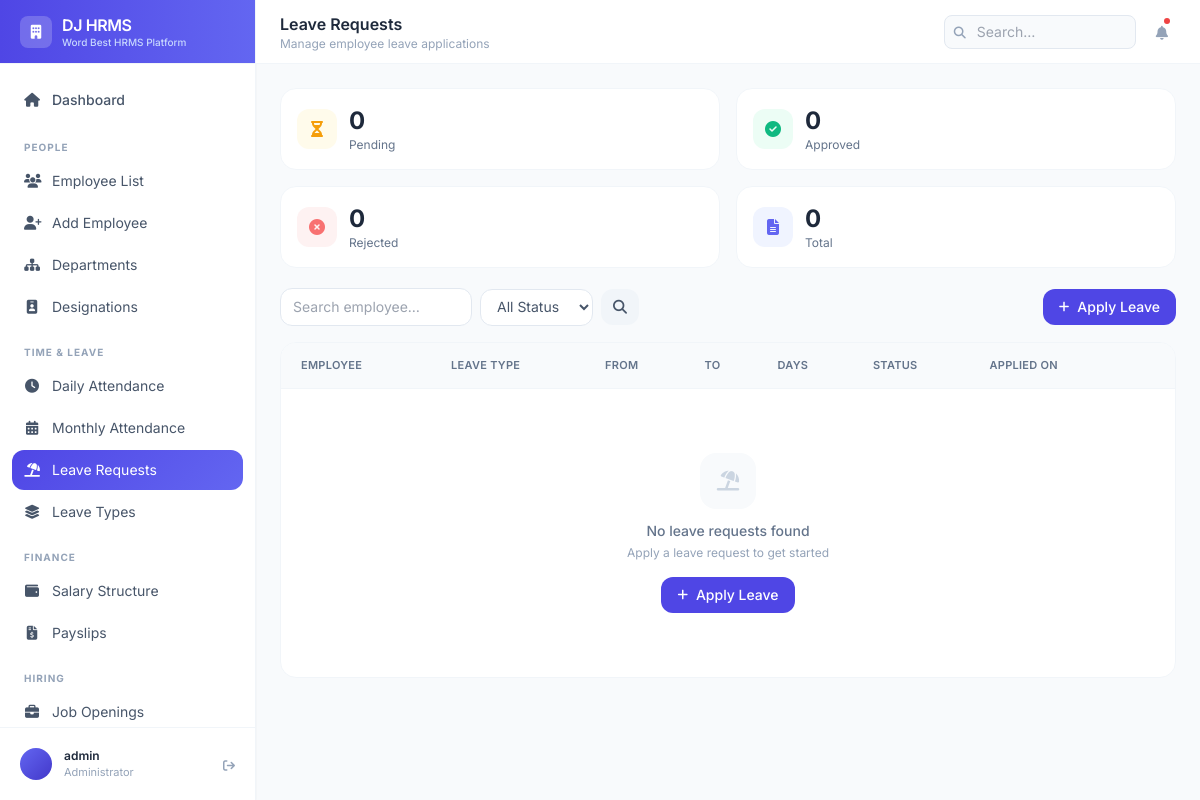
/leaves/ (signed in), run on an earlier commit of the app's database.
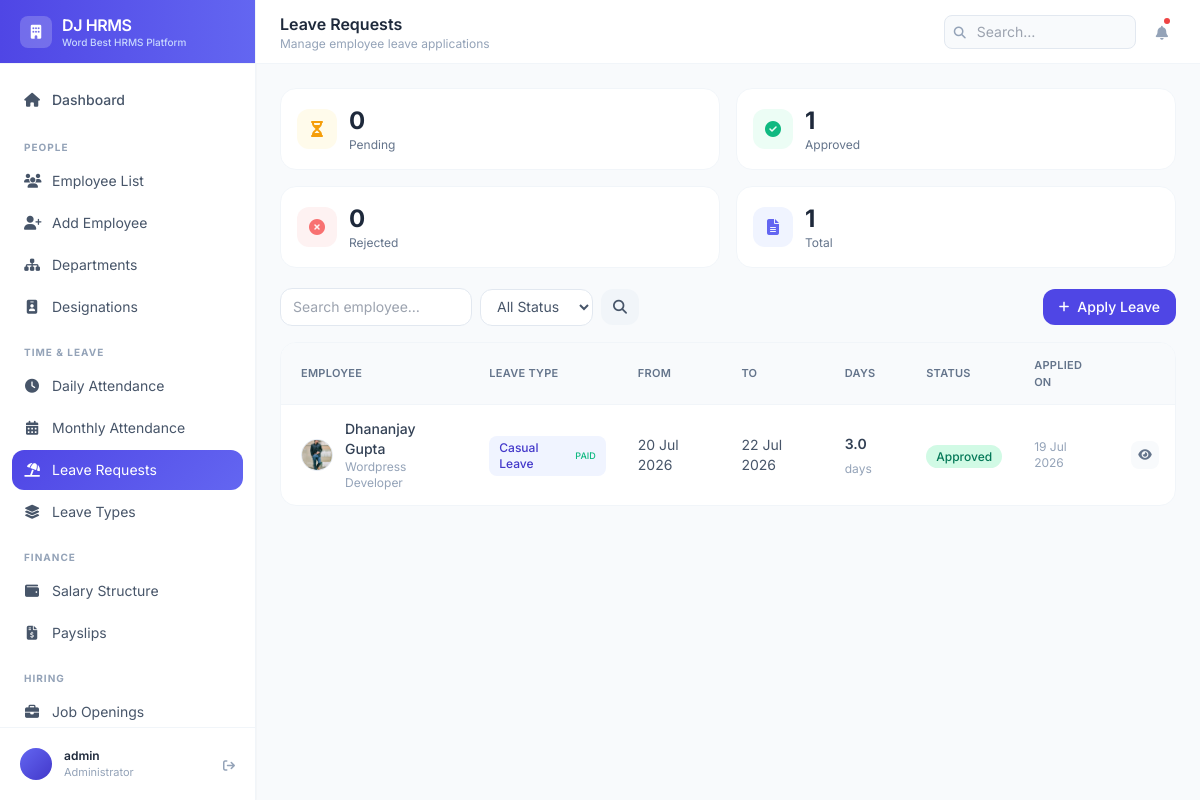
And on a later commit of the database.
### leaves/models.py (models this page shows, shortened)
class LeaveRequest(models.Model):
    STATUS_CHOICES = [
        ('pending', 'Pending'),
        ('approved', 'Approved'),
        ('rejected', 'Rejected'),
        ('cancelled', 'Cancelled'),
    ]
    employee = models.ForeignKey(Employee, on_delete=models.CASCADE, related_name='leave_requests')
    leave_type = models.ForeignKey(LeaveType, on_delete=models.CASCADE)
    start_date = models.DateField()
    end_date = models.DateField()
    days = models.DecimalField(max_digits=4, decimal_places=1)
    reason = models.TextField()
    status = models.CharField(max_length=20, choices=STATUS_CHOICES, default='pending')
    approved_by = models.ForeignKey(
        Employee, on_delete=models.SET_NULL, null=True, blank=True,
        related_name='approved_leaves'
    )
    approved_at = models.DateTimeField(null=True, blank=True)
    rejection_reason = models.TextField(blank=True)
    created_at = models.DateTimeField(auto_now_add=True)
    updated_at = models.DateTimeField(auto_now=True)
    class Meta:
        ordering = ['-created_at']

class LeaveType(models.Model):
    name = models.CharField(max_length=100, unique=True)
    code = models.CharField(max_length=10, unique=True)
    days_allowed = models.PositiveSmallIntegerField(default=0)
    is_paid = models.BooleanField(default=True)
    carry_forward = models.BooleanField(default=False)
    max_carry_forward_days = models.PositiveSmallIntegerField(default=0)
    description = models.TextField(blank=True)

### employees/models.py (models this page shows, shortened)
class Employee(models.Model):
    GENDER_CHOICES = [('M', 'Male'), ('F', 'Female'), ('O', 'Other')]
    STATUS_CHOICES = [
        ('active', 'Active'),
        ('inactive', 'Inactive'),
        ('on_leave', 'On Leave'),
        ('terminated', 'Terminated'),
    ]
    EMPLOYMENT_TYPE = [
        ('full_time', 'Full Time'),
        ('part_time', 'Part Time'),
        ('contract', 'Contract'),
        ('intern', 'Intern'),
    ]
    user = models.OneToOneField(User, on_delete=models.CASCADE, null=True, blank=True)
    employee_id = models.CharField(max_length=20, unique=True)
    first_name = models.CharField(max_length=50)
    last_name = models.CharField(max_length=50)
    email = models.EmailField(unique=True)
    phone = models.CharField(max_length=15, blank=True)
    date_of_birth = models.DateField(null=True, blank=True)
    gender = models.CharField(max_length=1, choices=GENDER_CHOICES, blank=True)
    photo = models.ImageField(upload_to='employee_photos/', null=True, blank=True)
    department = models.ForeignKey(Department, on_delete=models.SET_NULL, null=True, related_name='employees')
    designation = models.ForeignKey(Designation, on_delete=models.SET_NULL, null=True, related_name='employees')
    date_joined = models.DateField()
    employment_type = models.CharField(max_length=20, choices=EMPLOYMENT_TYPE, default='full_time')
    status = models.CharField(max_length=20, choices=STATUS_CHOICES, default='active')
    address = models.TextField(blank=True)
    emergency_contact_name = models.CharField(max_length=100, blank=True)
    emergency_contact_phone = models.CharField(max_length=15, blank=True)
    created_at = models.DateTimeField(auto_now_add=True)
    updated_at = models.DateTimeField(auto_now=True)
    @property
    def full_name(self):
        return f"{self.first_name} {self.last_name}"
    class Meta:
        ordering = ['first_name', 'last_name']

class Department(models.Model):
    name = models.CharField(max_length=100, unique=True)
    code = models.CharField(max_length=10, unique=True)
    description = models.TextField(blank=True)
    manager = models.ForeignKey(
        'Employee', on_delete=models.SET_NULL, null=True, blank=True,
        related_name='managed_department'
    )
    created_at = models.DateTimeField(auto_now_add=True)
    class Meta:
        ordering = ['name']

### leaves/views.py (the view)
# urls.py: path('', views.leave_requests, name='leave_requests'),
@login_required
def leave_requests(request):
    status_filter = request.GET.get('status', '')
    search        = request.GET.get('search', '')
    leaves = LeaveRequest.objects.select_related(
        'employee', 'leave_type', 'approved_by'
    ).order_by('-created_at')
    if status_filter:
        leaves = leaves.filter(status=status_filter)
    if search:
        leaves = leaves.filter(
            Q(employee__first_name__icontains=search) |
            Q(employee__last_name__icontains=search)
        )
    pending  = LeaveRequest.objects.filter(status='pending').count()
    approved = LeaveRequest.objects.filter(status='approved').count()
    rejected = LeaveRequest.objects.filter(status='rejected').count()
    total    = LeaveRequest.objects.count()
    return render(request, 'leaves/requests.html', {
        'leaves':        leaves,
        'pending':       pending,
        'approved':      approved,
        'rejected':      rejected,
        'total':         total,
        'status_filter': status_filter,
        'search':        search,
    })

### templates/leaves/requests.html (shortened to what the changed rows need)
{% extends 'base.html' %}
{% block page_title %}Leave Requests{% endblock %}
{% block content %}
<div class="grid grid-cols-2 xl:grid-cols-4 gap-4 mb-5">
  <div class="bg-white rounded-2xl border border-slate-100 p-4 flex items-center gap-3">
    <div>
      <p class="text-2xl font-bold text-slate-800">{{ approved }}</p>
      <p class="text-slate-500 text-xs">Approved</p>
    </div>
  </div>
  <div class="bg-white rounded-2xl border border-slate-100 p-4 flex items-center gap-3">
    <div>
      <p class="text-2xl font-bold text-slate-800">{{ total }}</p>
      <p class="text-slate-500 text-xs">Total</p>
    </div>
  </div>
</div>
<div class="bg-white rounded-2xl border border-slate-100 overflow-hidden">
  <div class="overflow-x-auto">
    <table class="w-full">
      <thead>
        <tr class="bg-slate-50 border-b border-slate-100">
          <th class="text-left text-[11px] font-semibold text-slate-500 uppercase tracking-wide px-5 py-3.5">Employee</th>
          <th class="text-left text-[11px] font-semibold text-slate-500 uppercase tracking-wide px-4 py-3.5">Leave Type</th>
          <th class="text-left text-[11px] font-semibold text-slate-500 uppercase tracking-wide px-4 py-3.5">From</th>
          <th class="text-left text-[11px] font-semibold text-slate-500 uppercase tracking-wide px-4 py-3.5">To</th>
          <th class="text-left text-[11px] font-semibold text-slate-500 uppercase tracking-wide px-4 py-3.5">Days</th>
          <th class="text-left text-[11px] font-semibold text-slate-500 uppercase tracking-wide px-4 py-3.5">Status</th>
          <th class="text-left text-[11px] font-semibold text-slate-500 uppercase tracking-wide px-4 py-3.5">Applied On</th>
          <th class="px-4 py-3.5"></th>
        </tr>
      </thead>
      <tbody class="divide-y divide-slate-50">
        {% for leave in leaves %}
        <tr class="hover:bg-slate-50/60 transition-colors">
          <td class="px-5 py-3.5">
            <div class="flex items-center gap-3">
              {% if leave.employee.photo %}
                <img src="{{ leave.employee.photo.url }}" class="w-8 h-8 rounded-full object-cover flex-shrink-0 border border-slate-200">
              {% else %}
                <div class="w-8 h-8 rounded-full bg-brand-100 text-brand-700 flex items-center justify-center text-xs font-bold flex-shrink-0">
                  {{ leave.employee.first_name|first|upper }}{{ leave.employee.last_name|first|upper }}
                </div>
              {% endif %}
              <div>
                <p class="text-slate-700 text-sm font-medium">{{ leave.employee.full_name }}</p>
                <p class="text-slate-400 text-xs">{{ leave.employee.department.name|default:"—" }}</p>
              </div>
            </div>
          </td>
          <td class="px-4 py-3.5">
            <span class="inline-flex items-center gap-1.5 bg-brand-50 text-brand-700 text-xs font-medium px-2.5 py-1 rounded-lg">
              {{ leave.leave_type.name }}
              {% if leave.leave_type.is_paid %}
                <span class="text-emerald-500 text-[9px]">PAID</span>
              {% else %}
                <span class="text-red-400 text-[9px]">UNPAID</span>
              {% endif %}
            </span>
          </td>
          <td class="px-4 py-3.5 text-slate-600 text-sm">{{ leave.start_date|date:"d M Y" }}</td>
          <td class="px-4 py-3.5 text-slate-600 text-sm">{{ leave.end_date|date:"d M Y" }}</td>
          <td class="px-4 py-3.5">
            <span class="text-slate-700 font-semibold text-sm">{{ leave.days }}</span>
            <span class="text-slate-400 text-xs"> day{{ leave.days|pluralize }}</span>
          </td>
          <td class="px-4 py-3.5">
            <span class="text-xs px-2.5 py-1 rounded-full font-medium
              {% if leave.status == 'pending' %}bg-amber-100 text-amber-700
              {% elif leave.status == 'approved' %}bg-emerald-100 text-emerald-700
              {% elif leave.status == 'rejected' %}bg-red-100 text-red-600
              {% else %}bg-slate-100 text-slate-500{% endif %}">
              {{ leave.get_status_display }}
            </span>
          </td>
          <td class="px-4 py-3.5 text-slate-400 text-xs">{{ leave.created_at|date:"d M Y" }}</td>
          <td class="px-4 py-3.5">
            <div class="flex items-center gap-1.5">
              <button onclick="viewReason('{{ leave.employee.full_name }}', '{{ leave.reason|escapejs }}', '{{ leave.rejection_reason|escapejs }}')"
                class="w-7 h-7 rounded-lg bg-slate-50 text-slate-500 hover:bg-slate-100 flex items-center justify-center text-xs" title="View Reason">
                <i class="fas fa-eye"></i>
              </button>
            </div>
          </td>
        </tr>
        {% empty %}
        <tr>
          <td colspan="8" class="py-16 text-center">
            <div class="w-14 h-14 bg-slate-50 rounded-2xl flex items-center justify-center mx-auto mb-3">
              <i class="fas fa-umbrella-beach text-slate-300 text-xl"></i>
            </div>
            <p class="text-slate-500 font-medium text-sm">No leave requests found</p>
            <p class="text-slate-400 text-xs mt-1 mb-4">Apply a leave request to get started</p>
            <a href="{% url 'apply_leave' %}"
              class="inline-flex items-center gap-2 bg-brand-600 text-white px-4 py-2 rounded-xl text-sm font-medium hover:bg-brand-700">
              <i class="fas fa-plus text-xs"></i> Apply Leave
            </a>
          </td>
        </tr>
        {% endfor %}
      </tbody>
    </table>
  </div>
</div>
{% endblock %}

What changed in the data, as far as the page shows it:
added LeaveRequest: employee.photo (picture), employee.full_name "Dhananjay Gupta", employee.department.name "Wordpress Developer", leave_type.name "Casual Leave", shows "PAID", start_date "20 Jul 2026", end_date "22 Jul 2026", days "3.0", status "Approved", created_at "19 Jul 2026"
Also different on the page:
{{ approved }}: "0" → "1"
{{ total }}: "0" → "1"
text no longer shown: "No leave requests found Apply a leave request to get started Apply Leave"
